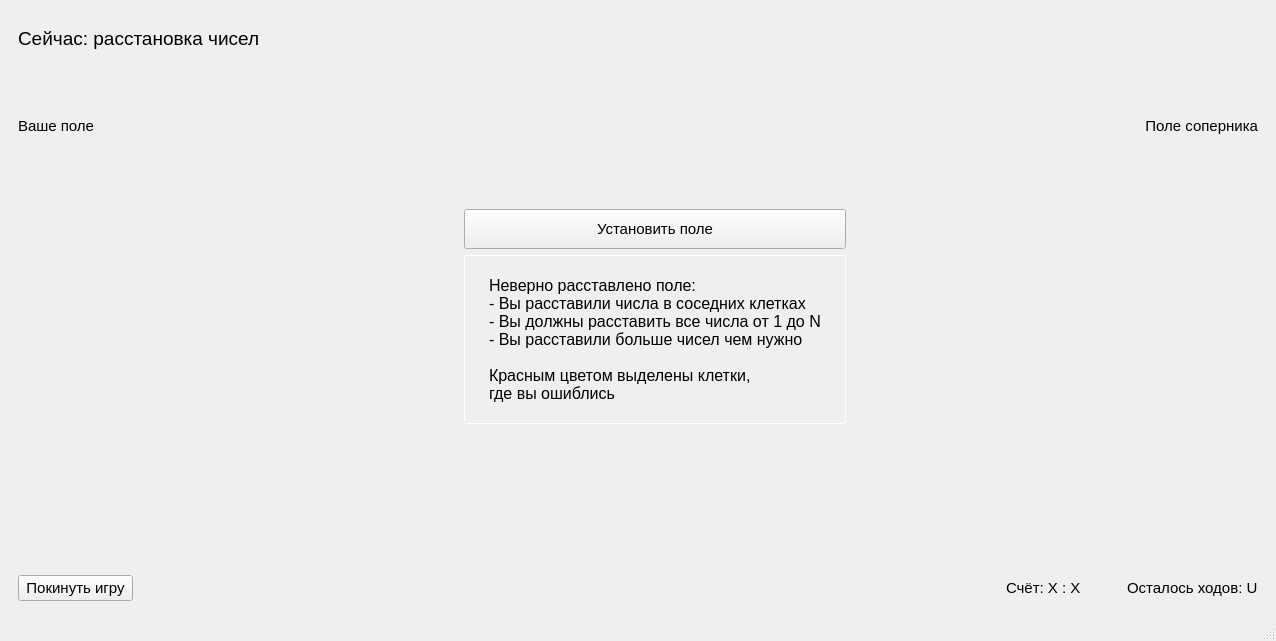
<?xml version="1.0" encoding="UTF-8"?>
<ui version="4.0">
 <class>MainWindow</class>
 <widget class="QMainWindow" name="MainWindow">
  <property name="geometry">
   <rect>
    <x>0</x>
    <y>0</y>
    <width>1276</width>
    <height>641</height>
   </rect>
  </property>
  <property name="sizePolicy">
   <sizepolicy hsizetype="MinimumExpanding" vsizetype="Preferred">
    <horstretch>0</horstretch>
    <verstretch>0</verstretch>
   </sizepolicy>
  </property>
  <property name="minimumSize">
   <size>
    <width>0</width>
    <height>0</height>
   </size>
  </property>
  <property name="windowTitle">
   <string>C-NOVA NumBattle</string>
  </property>
  <property name="windowIcon">
   <iconset resource="resources.qrc">
    <normaloff>:/images/icon.ico</normaloff>:/images/icon.ico</iconset>
  </property>
  <property name="styleSheet">
   <string notr="true"/>
  </property>
  <widget class="QWidget" name="centralwidget">
   <property name="styleSheet">
    <string notr="true"/>
   </property>
   <layout class="QGridLayout" name="gridLayout">
    <item row="0" column="0">
     <widget class="QStackedWidget" name="stackedWidget">
      <property name="currentIndex">
       <number>3</number>
      </property>
      <widget class="QWidget" name="mainMenuPage">
       <property name="autoFillBackground">
        <bool>false</bool>
       </property>
       <layout class="QGridLayout" name="gridLayout_2">
        <item row="1" column="0">
         <layout class="QVBoxLayout" name="verticalLayout">
          <item>
           <layout class="QHBoxLayout" name="horizontalLayout">
            <item>
             <spacer name="horizontalSpacer">
              <property name="orientation">
               <enum>Qt::Horizontal</enum>
              </property>
              <property name="sizeHint" stdset="0">
               <size>
                <width>40</width>
                <height>20</height>
               </size>
              </property>
             </spacer>
            </item>
            <item>
             <widget class="QLabel" name="GameLabel">
              <property name="font">
               <font>
                <family>Segoe UI Semibold</family>
                <pointsize>27</pointsize>
                <bold>false</bold>
                <stylestrategy>PreferAntialias</stylestrategy>
               </font>
              </property>
              <property name="text">
               <string>C-NOVA NumBattle</string>
              </property>
             </widget>
            </item>
            <item>
             <spacer name="horizontalSpacer_2">
              <property name="orientation">
               <enum>Qt::Horizontal</enum>
              </property>
              <property name="sizeHint" stdset="0">
               <size>
                <width>40</width>
                <height>20</height>
               </size>
              </property>
             </spacer>
            </item>
           </layout>
          </item>
          <item>
           <spacer name="verticalSpacer_3">
            <property name="orientation">
             <enum>Qt::Vertical</enum>
            </property>
            <property name="sizeHint" stdset="0">
             <size>
              <width>20</width>
              <height>40</height>
             </size>
            </property>
           </spacer>
          </item>
          <item>
           <layout class="QHBoxLayout" name="horizontalLayout_2">
            <item>
             <spacer name="horizontalSpacer_3">
              <property name="orientation">
               <enum>Qt::Horizontal</enum>
              </property>
              <property name="sizeHint" stdset="0">
               <size>
                <width>40</width>
                <height>20</height>
               </size>
              </property>
             </spacer>
            </item>
            <item>
             <widget class="QPushButton" name="play_button">
              <property name="minimumSize">
               <size>
                <width>160</width>
                <height>0</height>
               </size>
              </property>
              <property name="font">
               <font>
                <pointsize>16</pointsize>
                <bold>false</bold>
               </font>
              </property>
              <property name="cursor">
               <cursorShape>PointingHandCursor</cursorShape>
              </property>
              <property name="text">
               <string>Сетевая игра</string>
              </property>
             </widget>
            </item>
            <item>
             <spacer name="horizontalSpacer_4">
              <property name="orientation">
               <enum>Qt::Horizontal</enum>
              </property>
              <property name="sizeHint" stdset="0">
               <size>
                <width>40</width>
                <height>20</height>
               </size>
              </property>
             </spacer>
            </item>
           </layout>
          </item>
          <item>
           <layout class="QHBoxLayout" name="horizontalLayout_3">
            <item>
             <spacer name="horizontalSpacer_6">
              <property name="orientation">
               <enum>Qt::Horizontal</enum>
              </property>
              <property name="sizeHint" stdset="0">
               <size>
                <width>40</width>
                <height>20</height>
               </size>
              </property>
             </spacer>
            </item>
            <item>
             <widget class="QPushButton" name="exit_button">
              <property name="minimumSize">
               <size>
                <width>160</width>
                <height>0</height>
               </size>
              </property>
              <property name="font">
               <font>
                <pointsize>16</pointsize>
                <bold>false</bold>
               </font>
              </property>
              <property name="cursor">
               <cursorShape>PointingHandCursor</cursorShape>
              </property>
              <property name="text">
               <string>Выход</string>
              </property>
             </widget>
            </item>
            <item>
             <spacer name="horizontalSpacer_5">
              <property name="orientation">
               <enum>Qt::Horizontal</enum>
              </property>
              <property name="sizeHint" stdset="0">
               <size>
                <width>40</width>
                <height>20</height>
               </size>
              </property>
             </spacer>
            </item>
           </layout>
          </item>
         </layout>
        </item>
        <item row="2" column="0">
         <spacer name="verticalSpacer">
          <property name="orientation">
           <enum>Qt::Vertical</enum>
          </property>
          <property name="sizeHint" stdset="0">
           <size>
            <width>20</width>
            <height>40</height>
           </size>
          </property>
         </spacer>
        </item>
        <item row="0" column="0">
         <spacer name="verticalSpacer_2">
          <property name="orientation">
           <enum>Qt::Vertical</enum>
          </property>
          <property name="sizeHint" stdset="0">
           <size>
            <width>20</width>
            <height>40</height>
           </size>
          </property>
         </spacer>
        </item>
       </layout>
      </widget>
      <widget class="QWidget" name="choosePage">
       <layout class="QGridLayout" name="gridLayout_3">
        <item row="0" column="0">
         <layout class="QHBoxLayout" name="horizontalLayout_4">
          <item>
           <layout class="QVBoxLayout" name="verticalLayout_3">
            <item>
             <spacer name="verticalSpacer_5">
              <property name="orientation">
               <enum>Qt::Vertical</enum>
              </property>
              <property name="sizeType">
               <enum>QSizePolicy::Fixed</enum>
              </property>
              <property name="sizeHint" stdset="0">
               <size>
                <width>20</width>
                <height>115</height>
               </size>
              </property>
             </spacer>
            </item>
            <item>
             <widget class="QLabel" name="create_server_label">
              <property name="font">
               <font>
                <pointsize>15</pointsize>
               </font>
              </property>
              <property name="text">
               <string>&lt;html&gt;&lt;head/&gt;&lt;body&gt;&lt;p&gt;&lt;span style=&quot; font-size:16pt; font-weight:700;&quot;&gt;Создать сервер&lt;/span&gt;&lt;/p&gt;&lt;/body&gt;&lt;/html&gt;</string>
              </property>
              <property name="alignment">
               <set>Qt::AlignCenter</set>
              </property>
             </widget>
            </item>
            <item>
             <spacer name="verticalSpacer_8">
              <property name="orientation">
               <enum>Qt::Vertical</enum>
              </property>
              <property name="sizeType">
               <enum>QSizePolicy::Fixed</enum>
              </property>
              <property name="sizeHint" stdset="0">
               <size>
                <width>20</width>
                <height>50</height>
               </size>
              </property>
             </spacer>
            </item>
            <item>
             <layout class="QFormLayout" name="formLayout">
              <property name="horizontalSpacing">
               <number>40</number>
              </property>
              <item row="0" column="0">
               <widget class="QLabel" name="input_N_label">
                <property name="font">
                 <font>
                  <pointsize>11</pointsize>
                 </font>
                </property>
                <property name="text">
                 <string>Сторона поля (N)</string>
                </property>
               </widget>
              </item>
              <item row="0" column="1">
               <widget class="QLineEdit" name="N_input">
                <property name="minimumSize">
                 <size>
                  <width>0</width>
                  <height>40</height>
                 </size>
                </property>
                <property name="font">
                 <font>
                  <pointsize>12</pointsize>
                 </font>
                </property>
                <property name="text">
                 <string>4</string>
                </property>
                <property name="maxLength">
                 <number>3</number>
                </property>
               </widget>
              </item>
              <item row="1" column="0">
               <widget class="QLabel" name="input_M_label">
                <property name="font">
                 <font>
                  <pointsize>11</pointsize>
                 </font>
                </property>
                <property name="text">
                 <string>Количество чисел (M)</string>
                </property>
               </widget>
              </item>
              <item row="1" column="1">
               <widget class="QLineEdit" name="M_input">
                <property name="minimumSize">
                 <size>
                  <width>0</width>
                  <height>40</height>
                 </size>
                </property>
                <property name="font">
                 <font>
                  <pointsize>12</pointsize>
                 </font>
                </property>
                <property name="text">
                 <string>4</string>
                </property>
                <property name="maxLength">
                 <number>3</number>
                </property>
               </widget>
              </item>
              <item row="2" column="0">
               <widget class="QLabel" name="input_K_label">
                <property name="font">
                 <font>
                  <pointsize>11</pointsize>
                 </font>
                </property>
                <property name="text">
                 <string>Количество ходов (K)</string>
                </property>
               </widget>
              </item>
              <item row="2" column="1">
               <widget class="QLineEdit" name="K_input">
                <property name="minimumSize">
                 <size>
                  <width>0</width>
                  <height>40</height>
                 </size>
                </property>
                <property name="font">
                 <font>
                  <pointsize>12</pointsize>
                 </font>
                </property>
                <property name="text">
                 <string>44</string>
                </property>
                <property name="maxLength">
                 <number>3</number>
                </property>
               </widget>
              </item>
             </layout>
            </item>
            <item>
             <widget class="QPushButton" name="create_server_button">
              <property name="minimumSize">
               <size>
                <width>0</width>
                <height>40</height>
               </size>
              </property>
              <property name="font">
               <font>
                <pointsize>13</pointsize>
               </font>
              </property>
              <property name="cursor">
               <cursorShape>PointingHandCursor</cursorShape>
              </property>
              <property name="text">
               <string>Создать сервер</string>
              </property>
             </widget>
            </item>
            <item>
             <spacer name="verticalSpacer_4">
              <property name="orientation">
               <enum>Qt::Vertical</enum>
              </property>
              <property name="sizeHint" stdset="0">
               <size>
                <width>20</width>
                <height>40</height>
               </size>
              </property>
             </spacer>
            </item>
           </layout>
          </item>
          <item>
           <spacer name="horizontalSpacer_7">
            <property name="orientation">
             <enum>Qt::Horizontal</enum>
            </property>
            <property name="sizeType">
             <enum>QSizePolicy::Minimum</enum>
            </property>
            <property name="sizeHint" stdset="0">
             <size>
              <width>40</width>
              <height>20</height>
             </size>
            </property>
           </spacer>
          </item>
          <item>
           <widget class="QLabel" name="label">
            <property name="text">
             <string>или</string>
            </property>
            <property name="alignment">
             <set>Qt::AlignCenter</set>
            </property>
           </widget>
          </item>
          <item>
           <spacer name="horizontalSpacer_8">
            <property name="orientation">
             <enum>Qt::Horizontal</enum>
            </property>
            <property name="sizeType">
             <enum>QSizePolicy::Minimum</enum>
            </property>
            <property name="sizeHint" stdset="0">
             <size>
              <width>40</width>
              <height>20</height>
             </size>
            </property>
           </spacer>
          </item>
          <item>
           <layout class="QVBoxLayout" name="verticalLayout_2">
            <item>
             <spacer name="verticalSpacer_7">
              <property name="orientation">
               <enum>Qt::Vertical</enum>
              </property>
              <property name="sizeType">
               <enum>QSizePolicy::Fixed</enum>
              </property>
              <property name="sizeHint" stdset="0">
               <size>
                <width>20</width>
                <height>115</height>
               </size>
              </property>
             </spacer>
            </item>
            <item>
             <widget class="QLabel" name="join_game_label">
              <property name="text">
               <string>&lt;html&gt;&lt;head/&gt;&lt;body&gt;&lt;p&gt;&lt;span style=&quot; font-size:16pt; font-weight:700;&quot;&gt;Присоединиться к игре&lt;/span&gt;&lt;/p&gt;&lt;/body&gt;&lt;/html&gt;</string>
              </property>
              <property name="alignment">
               <set>Qt::AlignCenter</set>
              </property>
             </widget>
            </item>
            <item>
             <spacer name="verticalSpacer_9">
              <property name="orientation">
               <enum>Qt::Vertical</enum>
              </property>
              <property name="sizeType">
               <enum>QSizePolicy::Fixed</enum>
              </property>
              <property name="sizeHint" stdset="0">
               <size>
                <width>20</width>
                <height>50</height>
               </size>
              </property>
             </spacer>
            </item>
            <item>
             <layout class="QFormLayout" name="formLayout_2">
              <property name="horizontalSpacing">
               <number>40</number>
              </property>
              <property name="verticalSpacing">
               <number>6</number>
              </property>
              <item row="0" column="0">
               <widget class="QLabel" name="input_host_label">
                <property name="font">
                 <font>
                  <pointsize>11</pointsize>
                 </font>
                </property>
                <property name="text">
                 <string>Имя хоста</string>
                </property>
               </widget>
              </item>
              <item row="0" column="1">
               <widget class="QLineEdit" name="host_input">
                <property name="minimumSize">
                 <size>
                  <width>0</width>
                  <height>40</height>
                 </size>
                </property>
                <property name="font">
                 <font>
                  <pointsize>12</pointsize>
                 </font>
                </property>
                <property name="text">
                 <string>localhost</string>
                </property>
                <property name="maxLength">
                 <number>64</number>
                </property>
               </widget>
              </item>
              <item row="1" column="0">
               <widget class="QLabel" name="input_port_label">
                <property name="font">
                 <font>
                  <pointsize>11</pointsize>
                 </font>
                </property>
                <property name="text">
                 <string>Порт</string>
                </property>
               </widget>
              </item>
              <item row="1" column="1">
               <widget class="QLineEdit" name="port_input">
                <property name="minimumSize">
                 <size>
                  <width>0</width>
                  <height>40</height>
                 </size>
                </property>
                <property name="font">
                 <font>
                  <pointsize>12</pointsize>
                 </font>
                </property>
                <property name="text">
                 <string>6000</string>
                </property>
                <property name="maxLength">
                 <number>8</number>
                </property>
               </widget>
              </item>
             </layout>
            </item>
            <item>
             <widget class="QPushButton" name="join_button">
              <property name="minimumSize">
               <size>
                <width>0</width>
                <height>40</height>
               </size>
              </property>
              <property name="font">
               <font>
                <pointsize>13</pointsize>
               </font>
              </property>
              <property name="cursor">
               <cursorShape>PointingHandCursor</cursorShape>
              </property>
              <property name="text">
               <string>Присоединиться</string>
              </property>
             </widget>
            </item>
            <item>
             <spacer name="verticalSpacer_6">
              <property name="orientation">
               <enum>Qt::Vertical</enum>
              </property>
              <property name="sizeHint" stdset="0">
               <size>
                <width>20</width>
                <height>40</height>
               </size>
              </property>
             </spacer>
            </item>
           </layout>
          </item>
         </layout>
        </item>
        <item row="1" column="0">
         <widget class="QPushButton" name="back_to_menu_button">
          <property name="minimumSize">
           <size>
            <width>0</width>
            <height>40</height>
           </size>
          </property>
          <property name="font">
           <font>
            <pointsize>13</pointsize>
           </font>
          </property>
          <property name="cursor">
           <cursorShape>PointingHandCursor</cursorShape>
          </property>
          <property name="text">
           <string>В главное меню</string>
          </property>
         </widget>
        </item>
       </layout>
      </widget>
      <widget class="QWidget" name="connectionPage">
       <layout class="QGridLayout" name="gridLayout_4">
        <item row="0" column="0">
         <spacer name="verticalSpacer_11">
          <property name="orientation">
           <enum>Qt::Vertical</enum>
          </property>
          <property name="sizeHint" stdset="0">
           <size>
            <width>20</width>
            <height>40</height>
           </size>
          </property>
         </spacer>
        </item>
        <item row="8" column="0">
         <spacer name="verticalSpacer_10">
          <property name="orientation">
           <enum>Qt::Vertical</enum>
          </property>
          <property name="sizeHint" stdset="0">
           <size>
            <width>20</width>
            <height>40</height>
           </size>
          </property>
         </spacer>
        </item>
        <item row="9" column="0">
         <layout class="QHBoxLayout" name="horizontalLayout_6">
          <item>
           <widget class="QPushButton" name="cancel_connection_button">
            <property name="text">
             <string>Отмена</string>
            </property>
           </widget>
          </item>
          <item>
           <spacer name="horizontalSpacer_9">
            <property name="orientation">
             <enum>Qt::Horizontal</enum>
            </property>
            <property name="sizeHint" stdset="0">
             <size>
              <width>40</width>
              <height>20</height>
             </size>
            </property>
           </spacer>
          </item>
         </layout>
        </item>
        <item row="4" column="0">
         <layout class="QVBoxLayout" name="verticalLayout_4">
          <item>
           <widget class="QLabel" name="connectionStateLabel">
            <property name="font">
             <font>
              <pointsize>18</pointsize>
             </font>
            </property>
            <property name="text">
             <string>Соединение...</string>
            </property>
            <property name="alignment">
             <set>Qt::AlignCenter</set>
            </property>
           </widget>
          </item>
         </layout>
        </item>
       </layout>
      </widget>
      <widget class="QWidget" name="gamePage">
       <layout class="QGridLayout" name="gridLayout_5">
        <item row="1" column="0">
         <layout class="QVBoxLayout" name="verticalLayout_5">
          <item>
           <layout class="QHBoxLayout" name="horizontalLayout_5">
            <item>
             <widget class="QLabel" name="current_state_label">
              <property name="maximumSize">
               <size>
                <width>16777215</width>
                <height>40</height>
               </size>
              </property>
              <property name="font">
               <font>
                <pointsize>14</pointsize>
               </font>
              </property>
              <property name="text">
               <string>Сейчас: расстановка чисел</string>
              </property>
             </widget>
            </item>
            <item>
             <spacer name="horizontalSpacer_10">
              <property name="orientation">
               <enum>Qt::Horizontal</enum>
              </property>
              <property name="sizeType">
               <enum>QSizePolicy::Expanding</enum>
              </property>
              <property name="sizeHint" stdset="0">
               <size>
                <width>40</width>
                <height>40</height>
               </size>
              </property>
             </spacer>
            </item>
           </layout>
          </item>
          <item>
           <layout class="QHBoxLayout" name="horizontalLayout_7">
            <item>
             <layout class="QVBoxLayout" name="player_field_layout">
              <item>
               <spacer name="verticalSpacer_12">
                <property name="orientation">
                 <enum>Qt::Vertical</enum>
                </property>
                <property name="sizeType">
                 <enum>QSizePolicy::Minimum</enum>
                </property>
                <property name="sizeHint" stdset="0">
                 <size>
                  <width>20</width>
                  <height>40</height>
                 </size>
                </property>
               </spacer>
              </item>
              <item>
               <widget class="QLabel" name="playerfieldlabel">
                <property name="sizePolicy">
                 <sizepolicy hsizetype="Preferred" vsizetype="Fixed">
                  <horstretch>0</horstretch>
                  <verstretch>0</verstretch>
                 </sizepolicy>
                </property>
                <property name="font">
                 <font>
                  <pointsize>11</pointsize>
                 </font>
                </property>
                <property name="text">
                 <string>Ваше поле</string>
                </property>
               </widget>
              </item>
              <item>
               <widget class="QFieldWidget" name="player_field" native="true">
                <property name="sizePolicy">
                 <sizepolicy hsizetype="Fixed" vsizetype="Fixed">
                  <horstretch>0</horstretch>
                  <verstretch>0</verstretch>
                 </sizepolicy>
                </property>
                <property name="minimumSize">
                 <size>
                  <width>400</width>
                  <height>400</height>
                 </size>
                </property>
                <property name="font">
                 <font>
                  <pointsize>13</pointsize>
                 </font>
                </property>
               </widget>
              </item>
             </layout>
            </item>
            <item>
             <spacer name="horizontalSpacer_11">
              <property name="orientation">
               <enum>Qt::Horizontal</enum>
              </property>
              <property name="sizeType">
               <enum>QSizePolicy::MinimumExpanding</enum>
              </property>
              <property name="sizeHint" stdset="0">
               <size>
                <width>40</width>
                <height>20</height>
               </size>
              </property>
             </spacer>
            </item>
            <item>
             <layout class="QVBoxLayout" name="verticalLayout_6">
              <item>
               <spacer name="verticalSpacer_15">
                <property name="orientation">
                 <enum>Qt::Vertical</enum>
                </property>
                <property name="sizeHint" stdset="0">
                 <size>
                  <width>20</width>
                  <height>40</height>
                 </size>
                </property>
               </spacer>
              </item>
              <item>
               <widget class="QPushButton" name="set_field_button">
                <property name="minimumSize">
                 <size>
                  <width>140</width>
                  <height>40</height>
                 </size>
                </property>
                <property name="font">
                 <font>
                  <pointsize>11</pointsize>
                 </font>
                </property>
                <property name="text">
                 <string>Установить поле</string>
                </property>
               </widget>
              </item>
              <item>
               <widget class="QLabel" name="set_field_hint_label">
                <property name="minimumSize">
                 <size>
                  <width>0</width>
                  <height>20</height>
                 </size>
                </property>
                <property name="maximumSize">
                 <size>
                  <width>16777215</width>
                  <height>16777215</height>
                 </size>
                </property>
                <property name="font">
                 <font>
                  <pointsize>12</pointsize>
                 </font>
                </property>
                <property name="styleSheet">
                 <string notr="true">border: solid;
        border-width: 1px;
        border-radius: 3px;
        border-color: #ffffff;
padding: 20px;</string>
                </property>
                <property name="text">
                 <string>Неверно расставлено поле:
- Вы расставили числа в соседних клетках
- Вы должны расставить все числа от 1 до N
- Вы расставили больше чисел чем нужно

Красным цветом выделены клетки,
где вы ошиблись </string>
                </property>
               </widget>
              </item>
              <item>
               <spacer name="verticalSpacer_14">
                <property name="orientation">
                 <enum>Qt::Vertical</enum>
                </property>
                <property name="sizeHint" stdset="0">
                 <size>
                  <width>20</width>
                  <height>40</height>
                 </size>
                </property>
               </spacer>
              </item>
             </layout>
            </item>
            <item>
             <spacer name="horizontalSpacer_14">
              <property name="orientation">
               <enum>Qt::Horizontal</enum>
              </property>
              <property name="sizeHint" stdset="0">
               <size>
                <width>60</width>
                <height>20</height>
               </size>
              </property>
             </spacer>
            </item>
            <item>
             <layout class="QVBoxLayout" name="opponent_field_layout">
              <item>
               <spacer name="verticalSpacer_13">
                <property name="orientation">
                 <enum>Qt::Vertical</enum>
                </property>
                <property name="sizeType">
                 <enum>QSizePolicy::Minimum</enum>
                </property>
                <property name="sizeHint" stdset="0">
                 <size>
                  <width>20</width>
                  <height>40</height>
                 </size>
                </property>
               </spacer>
              </item>
              <item>
               <widget class="QLabel" name="opponentfieldlabel">
                <property name="sizePolicy">
                 <sizepolicy hsizetype="Preferred" vsizetype="Fixed">
                  <horstretch>0</horstretch>
                  <verstretch>0</verstretch>
                 </sizepolicy>
                </property>
                <property name="font">
                 <font>
                  <pointsize>11</pointsize>
                 </font>
                </property>
                <property name="text">
                 <string>Поле соперника</string>
                </property>
                <property name="alignment">
                 <set>Qt::AlignRight|Qt::AlignTrailing|Qt::AlignVCenter</set>
                </property>
               </widget>
              </item>
              <item>
               <widget class="QFieldWidget" name="opponent_field" native="true">
                <property name="sizePolicy">
                 <sizepolicy hsizetype="Fixed" vsizetype="Fixed">
                  <horstretch>0</horstretch>
                  <verstretch>0</verstretch>
                 </sizepolicy>
                </property>
                <property name="minimumSize">
                 <size>
                  <width>400</width>
                  <height>400</height>
                 </size>
                </property>
               </widget>
              </item>
             </layout>
            </item>
           </layout>
          </item>
         </layout>
        </item>
        <item row="2" column="0">
         <layout class="QHBoxLayout" name="horizontalLayout_8">
          <item>
           <widget class="QPushButton" name="leave_button">
            <property name="minimumSize">
             <size>
              <width>115</width>
              <height>0</height>
             </size>
            </property>
            <property name="font">
             <font>
              <pointsize>11</pointsize>
             </font>
            </property>
            <property name="text">
             <string>Покинуть игру</string>
            </property>
           </widget>
          </item>
          <item>
           <spacer name="horizontalSpacer_12">
            <property name="orientation">
             <enum>Qt::Horizontal</enum>
            </property>
            <property name="sizeHint" stdset="0">
             <size>
              <width>40</width>
              <height>20</height>
             </size>
            </property>
           </spacer>
          </item>
          <item>
           <widget class="QLabel" name="scores_label">
            <property name="font">
             <font>
              <pointsize>11</pointsize>
             </font>
            </property>
            <property name="text">
             <string>Счёт: X : X</string>
            </property>
           </widget>
          </item>
          <item>
           <spacer name="horizontalSpacer_13">
            <property name="orientation">
             <enum>Qt::Horizontal</enum>
            </property>
            <property name="sizeType">
             <enum>QSizePolicy::Minimum</enum>
            </property>
            <property name="sizeHint" stdset="0">
             <size>
              <width>40</width>
              <height>20</height>
             </size>
            </property>
           </spacer>
          </item>
          <item>
           <widget class="QLabel" name="turns_left_label">
            <property name="font">
             <font>
              <pointsize>11</pointsize>
             </font>
            </property>
            <property name="text">
             <string>Осталось ходов: U</string>
            </property>
           </widget>
          </item>
         </layout>
        </item>
       </layout>
      </widget>
     </widget>
    </item>
   </layout>
  </widget>
  <widget class="QMenuBar" name="menubar">
   <property name="geometry">
    <rect>
     <x>0</x>
     <y>0</y>
     <width>1276</width>
     <height>21</height>
    </rect>
   </property>
  </widget>
  <widget class="QStatusBar" name="statusbar"/>
 </widget>
 <customwidgets>
  <customwidget>
   <class>QFieldWidget</class>
   <extends>QWidget</extends>
   <header>ui/qfieldwidget.h</header>
   <container>1</container>
  </customwidget>
 </customwidgets>
 <resources>
  <include location="resources.qrc"/>
 </resources>
 <connections/>
</ui>
